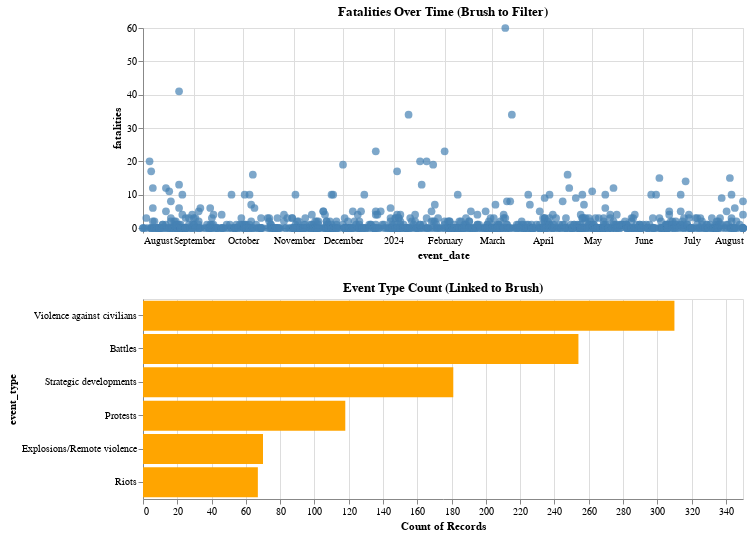

Notebook source saved alongside this figure:
### Code cell
import altair as alt

# Create a selection (brush)
brush = alt.selection_interval(encodings=['x'])

# Timeline: scatter plot of fatalities over time
timeline = alt.Chart(df).mark_circle(size=60).encode(
    x='event_date:T',
    y='fatalities:Q',
    color=alt.condition(brush, alt.value('steelblue'), alt.value('lightgray')),
    tooltip=['event_date', 'event_type', 'fatalities']
).add_selection(
    brush
).properties(
    width=600,
    height=200,
    title='Fatalities Over Time (Brush to Filter)'
)

# Bar chart: count of event types, filtered by brush
bar = alt.Chart(df).mark_bar().encode(
    y=alt.Y('event_type:N', sort='-x'),
    x='count():Q',
    color=alt.condition(brush, alt.value('orange'), alt.value('green'))
).transform_filter(
    brush
).properties(
    width=600,
    height=200,
    title='Event Type Count (Linked to Brush)'
)

# Combine vertically
timeline & bar

### Figure 1 — Vega-Lite specification as saved in the notebook (floating-point values rounded to 4 significant figures; data arrays with more than 128 entries replaced by an {"elided": "..."} marker saying what was removed)
{"config": {"view": {"continuousWidth": 300, "continuousHeight": 300}}, "vconcat": [{"mark": {"type": "circle", "size": 60}, "encoding": {"color": {"condition": {"param": "param_1", "value": "steelblue"}, "value": "lightgray"}, "tooltip": [{"field": "event_date", "type": "temporal"}, {"field": "event_type", "type": "nominal"}, {"field": "fatalities", "type": "quantitative"}], "x": {"field": "event_date", "type": "temporal"}, "y": {"field": "fatalities", "type": "quantitative"}}, "height": 200, "name": "view_1", "title": "Fatalities Over Time (Brush to Filter)", "width": 600}, {"mark": {"type": "bar"}, "encoding": {"color": {"condition": {"param": "param_1", "value": "orange"}, "value": "green"}, "x": {"aggregate": "count", "type": "quantitative"}, "y": {"field": "event_type", "sort": "-x", "type": "nominal"}}, "height": 200, "title": "Event Type Count (Linked to Brush)", "transform": [{"filter": {"param": "param_1"}}], "width": 600}], "data": {"name": "data-59f5c087f3971b55f483bdb827ecd6a3"}, "params": [{"name": "param_1", "select": {"type": "interval", "encodings": ["x"]}, "views": ["view_1"]}], "$schema": "https://vega.github.io/schema/vega-lite/v5.20.1.json", "datasets": {"data-59f5c087f3971b55f483bdb827ecd6a3": {"elided": "1000 records"}}}
